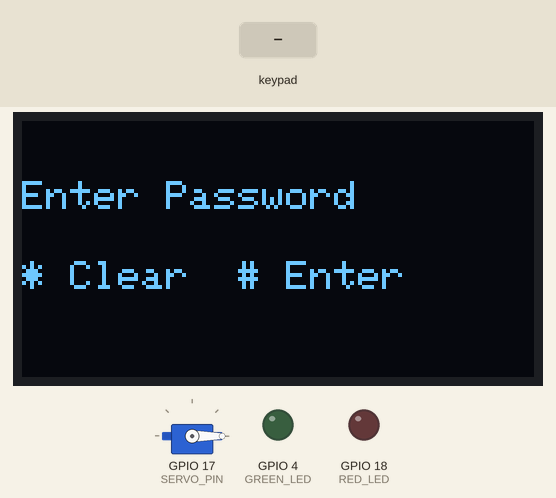
The sketch below on a simulated ESP32. On the bench: 128×64 one-colour display, servo, output pins drawn as LEDs (lit = HIGH). The test bench sets the inputs (shaded band). What the sketch prints to the serial monitor is not drawn.

Above: at 2.7 s.
2.8 s: keypad keys 1 2 3 4 # pressed 0.4 s apart
At 4.8 s:
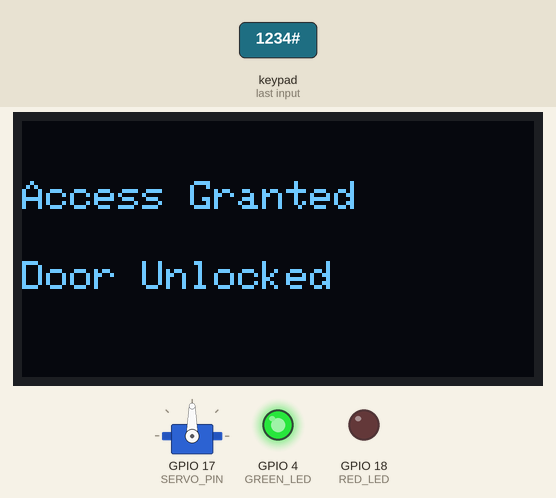
6.3 s: key '#' pressed
At 7.3 s:
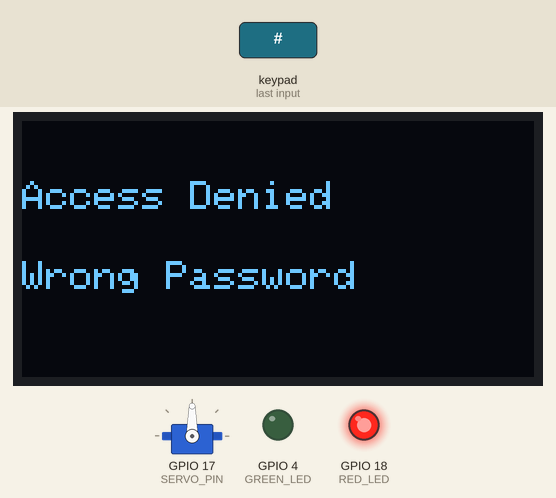
9.3 s: key '*' pressed
At 10.9 s:
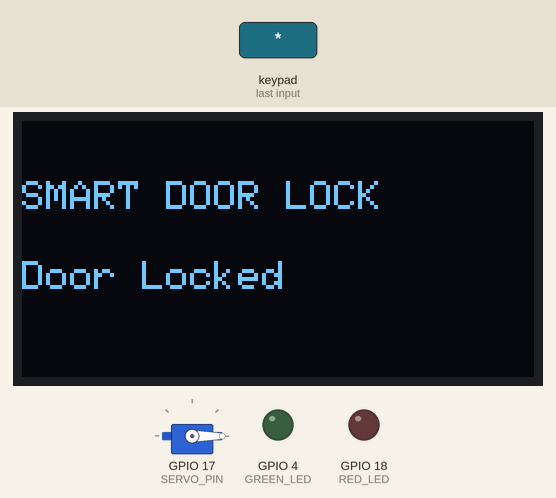
11.3 s: keypad keys 3 2 3 3 2 5 2 6 # pressed 0.4 s apart
At 11.53 s:
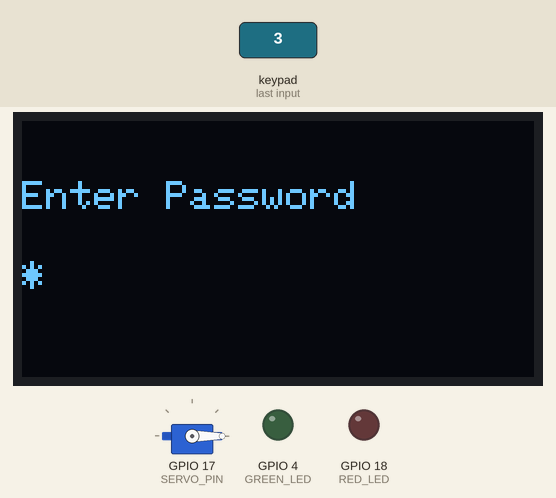
16.4 s: keypad keys 1 3 9 7 * pressed 0.4 s apart
At 18.4 s:
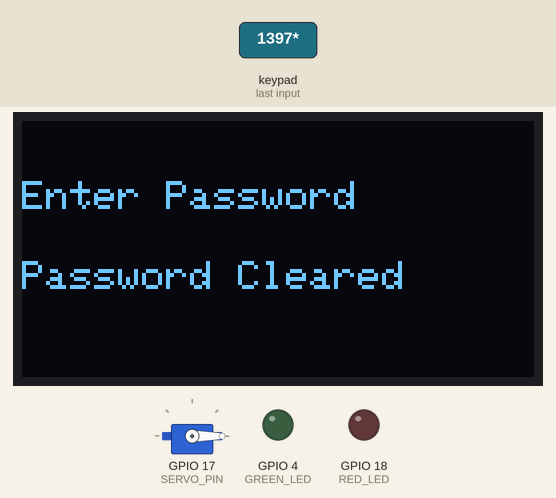
20.0 s: key '1' pressed
At 21.3 s:
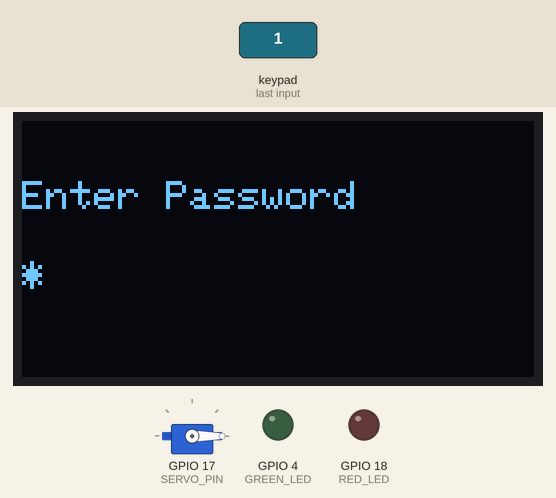
Timing chart, 0 to 22.5 s (numbered marks = the images above; inputs shaded):
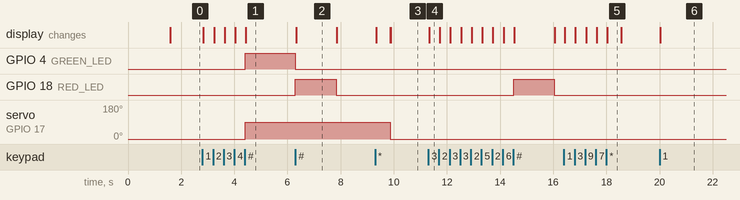

Measured:
- after the input at 2.8 s, GPIO 4 (GREEN_LED): LOW → HIGH after 1.6 s; servo on GPIO 17 (SERVO_PIN): 0° → 90° after 1.6 s; the display: first changes at once (image 1 shows a later state)
- after the input at 6.3 s, GPIO 4 (GREEN_LED): HIGH → LOW at once; GPIO 18 (RED_LED): LOW → HIGH at once, → LOW 1.5 s later; the display: changes at once (image 2)
- after the input at 9.3 s, servo on GPIO 17 (SERVO_PIN): 90° → 0° after 0.56 s instead of 0.11 s; the display: first changes at once (image 3 shows a later state)
- after the input at 11.3 s, GPIO 18 (RED_LED): LOW → HIGH after 3.2 s, → LOW 1.5 s later; the display: changes at once (image 4)
- after the input at 16.4 s, the display: first changes at once (image 5 shows a later state)
- after the input at 20.0 s, the display: changes at once (image 6)
- what the display in image 2 shows lasts 1.6 s, from 6.3 s to 7.9 s

The sketch:

smart-door-lock-sys.ino
```cpp
#include <Wire.h>
#include <Keypad.h>
#include <ESP32Servo.h>
#include <Adafruit_GFX.h>
#include <Adafruit_SSD1306.h>
// OLED configuration
#define SCREEN_WIDTH 128
#define SCREEN_HEIGHT 64
#define OLED_RESET -1
#define OLED_ADDRESS 0x3C
Adafruit_SSD1306 display(
  SCREEN_WIDTH, SCREEN_HEIGHT, &Wire, OLED_RESET
);
// Pin connections
#define SERVO_PIN 17  // TX2 / GPIO17
#define GREEN_LED 4   // D4
#define RED_LED 18    // D18
// Servo settings
Servo doorServo;
const int LOCK_ANGLE = 0;
const int UNLOCK_ANGLE = 90;
// Password settings
const String PASSWORD = "1234";
String enteredPassword = "";
bool doorUnlocked = false;
unsigned long unlockStartTime = 0;
const unsigned long UNLOCK_DURATION = 5000;


// 4x4 keypad configuration
const byte ROWS = 4;
const byte COLS = 4;
char keys[ROWS][COLS] = {
  {'1', '2', '3', 'A'},
  {'4', '5', '6', 'B'},
  {'7', '8', '9', 'C'},
  {'*', '0', '#', 'D'}
};
byte rowPins[ROWS] = {32, 33, 25, 26};
byte colPins[COLS] = {15, 14, 12, 13};
Keypad keypad = Keypad(
  makeKeymap(keys),
  rowPins,
  colPins,
  ROWS,
  COLS
);
// OLED message function
void showMessage(String line1, String line2 = "") {
  display.clearDisplay();
  display.setTextSize(1);
display.setTextColor(SSD1306_WHITE);
  display.setCursor(0, 15);
  display.println(line1);
  display.setCursor(0, 35);
  display.println(line2);
display.display();
}


// Lock door
void lockDoor() {
  doorServo.write(LOCK_ANGLE);
  doorUnlocked = false;
  enteredPassword = "";
  digitalWrite(GREEN_LED, LOW);
  digitalWrite(RED_LED, LOW);
  showMessage("SMART DOOR LOCK", "Door Locked");
}
// Unlock door
void unlockDoor() {
  doorServo.write(UNLOCK_ANGLE);
  doorUnlocked = true;
  unlockStartTime = millis();
  digitalWrite(GREEN_LED, HIGH);
  digitalWrite(RED_LED, LOW);
  enteredPassword = "";
  showMessage("Access Granted", "Door Unlocked");
};
// Check entered password
void checkPassword() {
  if (enteredPassword == PASSWORD) {
    unlockDoor();
  } else {
    digitalWrite(GREEN_LED, LOW);
    digitalWrite(RED_LED, HIGH);
    enteredPassword = "";
    showMessage("Access Denied", "Wrong Password");
    delay(1500);


    digitalWrite(RED_LED, LOW);
    showMessage("Enter Password", "* Clear  # Enter");
  }
}
void setup() {
  Serial.begin(115200);
  pinMode(GREEN_LED, OUTPUT);
  pinMode(RED_LED, OUTPUT);
  digitalWrite(GREEN_LED, LOW);
  digitalWrite(RED_LED, LOW);
  // OLED uses SDA = GPIO21 and SCL = GPIO22
  Wire.begin(21, 22);
  if (!display.begin(SSD1306_SWITCHCAPVCC, OLED_ADDRESS)) {
    Serial.println("OLED not detected!");
    while (true) {
      delay(100);
    }
  }
  doorServo.setPeriodHertz(50);
  doorServo.attach(SERVO_PIN, 500, 2400);
  doorServo.write(LOCK_ANGLE);
showMessage("SMART DIGITAL", "DOOR LOCK");
  delay(1500);
  showMessage("Enter Password", "* Clear  # Enter");
}
void loop() {
  if (doorUnlocked &&millis() - unlockStartTime >= UNLOCK_DURATION) {
    lockDoor();
    return;
  }

  char key = keypad.getKey();
  if (key == NO_KEY) {
    return;
  }
  Serial.print("Key: ");
  Serial.println(key);
  // Clear entered password
  if (key == '*') {
    enteredPassword = "";
    digitalWrite(RED_LED, LOW);
showMessage("Enter Password", "Password Cleared");
    delay(500);
    showMessage("Enter Password", "* Clear  # Enter");
    return;
  }
  if (key == '#') {
    checkPassword();
    return;
  }
  if (key >= '0' && key <= '9') {
    if (enteredPassword.length() < 8) {
      enteredPassword += key;
      String hiddenPassword = "";
      for (int i = 0; i < enteredPassword.length(); i++) {
        hiddenPassword += '*';
      }
      showMessage("Enter Password", hiddenPassword);
    }
  }
}
```
